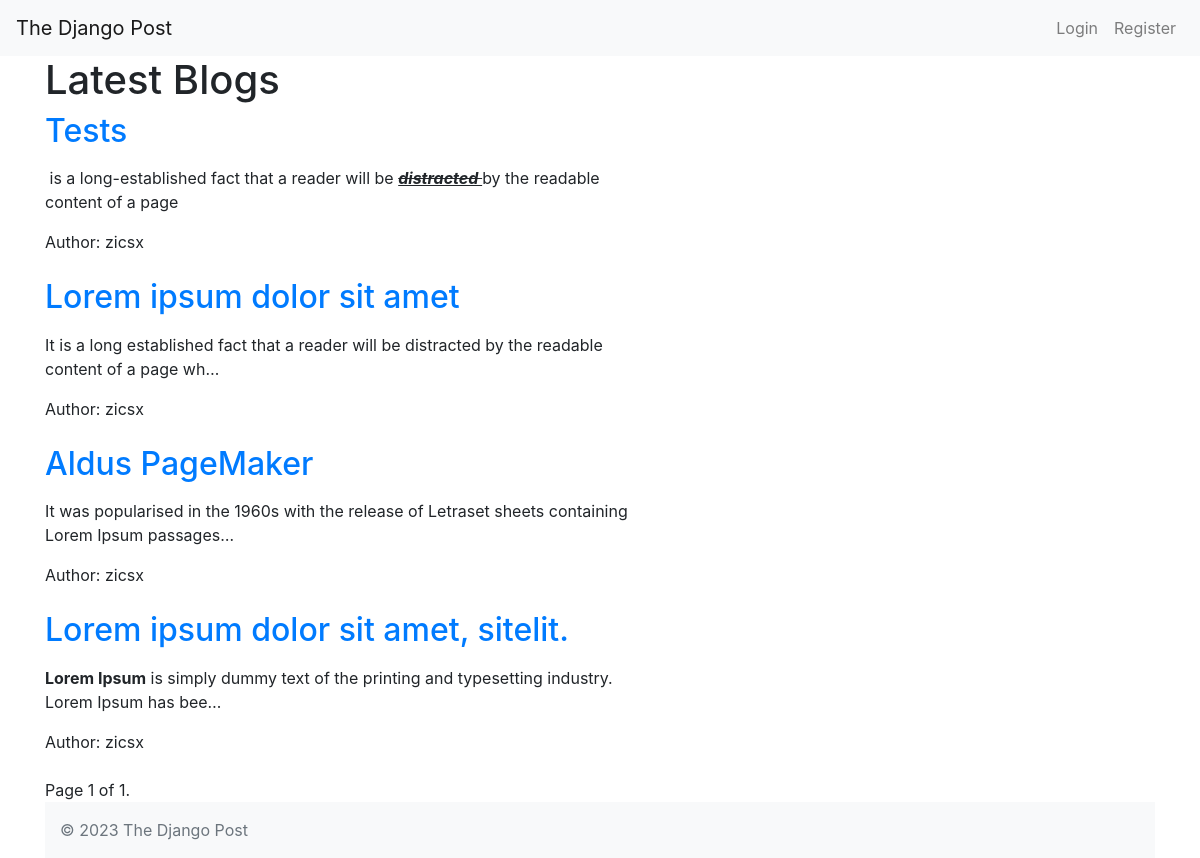
Screenshot of /blog/ with the database file from the repository.
### blog/models.py (models this page shows, shortened)
class Blog(models.Model):
    id = models.AutoField(primary_key=True)
    title = models.CharField(max_length=200)
    content = RichTextField(blank=True, null=True)
    author = models.ForeignKey(User, on_delete=models.CASCADE)
    date_posted = models.DateTimeField(auto_now_add=True)

### users/models.py (models this page shows)
class User(AbstractUser):
    email = models.EmailField(verbose_name='Email address', unique=True)
    designation = models.CharField(max_length=100)
    age = models.IntegerField(blank=True, null=True)
    gender = models.CharField(max_length=10,null=True)
    date_of_registration = models.DateTimeField(auto_now_add=True)

### blog/views.py (the view)
# urls.py: path('', views.home, name='home'),
def home(request):
    all_blogs = Blog.objects.all().order_by('-date_posted')
    paginator = Paginator(all_blogs, 5)
    page_number = request.GET.get('page')
    page_obj = paginator.get_page(page_number)
    if request.user.is_authenticated:
        user_blogs = Blog.objects.filter(author=request.user).order_by('-date_posted')
    else:
        user_blogs = None
    all_users = None  # Initialize all_users variable as None
    if request.user.is_authenticated and request.user.is_staff:
        all_users = User.objects.all()  # Retrieve all users if the user is admin
    return render(request, 'blog/home.html', {'page_obj': page_obj, 'user_blogs': user_blogs, 'all_users': all_users})

### blog/templates/blog/home.html (shortened to what this page needs)
{% extends 'blog/base.html' %}
{% load custom_filters %}
{% block content %}
<div class="row">
    <div class="col-md-9">
        <h1>Latest Blogs</h1>
        {% for blog in page_obj %}
        <div class="mb-4">
            <h2><a href="{% url 'blog_detail' blog.pk %}">{{ blog.title }}</a></h2>
            <p>{{ blog.content|safe|truncatechars_html:100 }}</p>
            <p>Author: {{ blog.author }}</p>
        </div>
        {% endfor %}
        <div class="pagination">
            <span class="step-links">
                <span class="current">
                    Page {{ page_obj.number }} of {{ page_obj.paginator.num_pages }}.
                </span>
            </span>
        </div>
    </div>
    <div class="col-md-3">
    </div>
{% endblock %}

### blog/templates/blog/base.html (shortened to what this page needs)
<!DOCTYPE html>
<html lang="en">
<head>
    <link href="https://stackpath.bootstrapcdn.com/bootstrap/4.3.1/css/bootstrap.min.css" rel="stylesheet">
</head>
<body>
    <nav class="navbar navbar-expand-lg navbar-light bg-light">
        <a class="navbar-brand" href="/">The Django Post</a>
        <div class="collapse navbar-collapse" id="navbarNav">
            <ul class="navbar-nav ml-auto">
                {% if user.is_authenticated %}
                    <li class="nav-item">
                        <a class="nav-link" href="{% url 'profile' %}">Welcome, {{ user.username }}!</a>
                    </li>
                    <li class="nav-item">
                        <a class="nav-link" href="{% url 'logout' %}">Logout</a>
                    </li>
                {% else %}
                    <li class="nav-item">
                        <a class="nav-link" href="{% url 'login' %}">Login</a>
                    </li>
                    <li class="nav-item">
                        <a class="nav-link" href="{% url 'register' %}">Register</a>
                    </li>
                {% endif %}
            </ul>
        </div>
    </nav>
    <div class="container">
        <div class="row">
            <div class="col-md-9">
                {% block content %}{% endblock %}
            </div>
        </div>
    </div>
    <footer class="footer mt-auto py-3 bg-light">
      <div class="container">
        <span class="text-muted">&copy; 2023 The Django Post</span>
      </div>
    </footer>
</body>
</html>

### rows the page displays
Blog: title "Tests", content "is a long-established fact that a reader will be distracted by the readable content of a page", author "zicsx"
Blog: title "Lorem ipsum dolor sit amet", content "It is a long established fact that a reader will be distracted by the readable content of a page wh…", author "zicsx"
Blog: title "Aldus PageMaker", content "It was popularised in the 1960s with the release of Letraset sheets containing Lorem Ipsum passages…", author "zicsx"
Blog: title "Lorem ipsum dolor sit amet, sitelit.", content "Lorem Ipsum is simply dummy text of the printing and typesetting industry. Lorem Ipsum has bee…", author "zicsx"

### other values shown
{{ page_obj.number }} "1"
{{ page_obj.paginator.num_pages }} "1"
